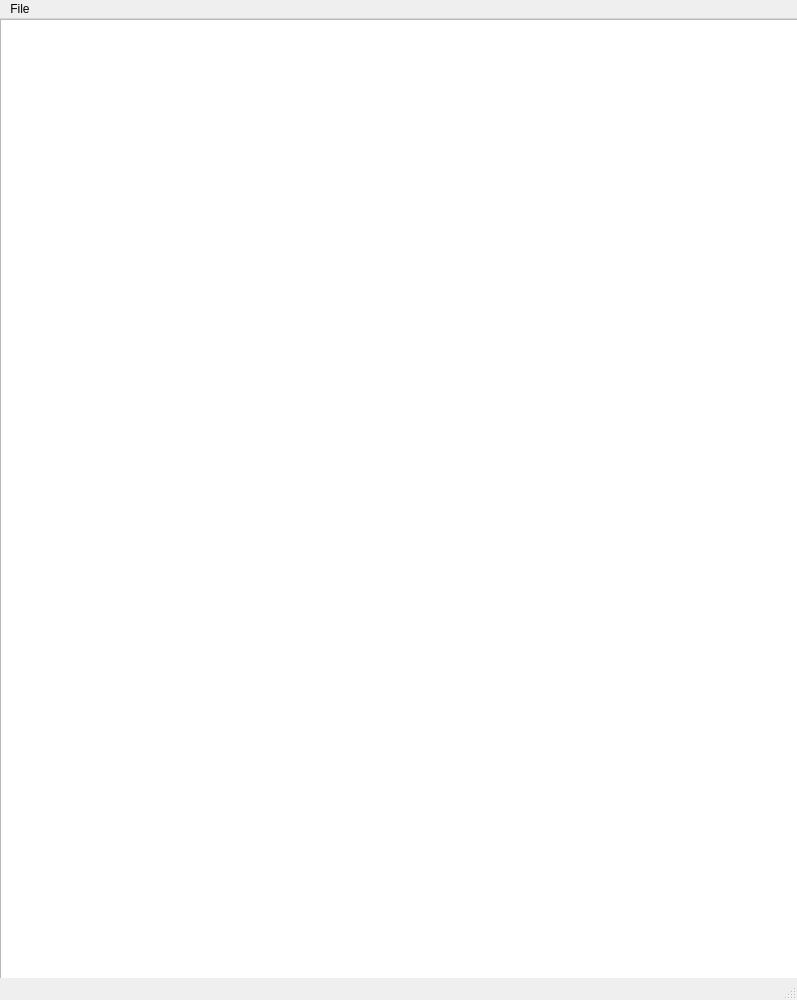
<?xml version="1.0" encoding="UTF-8"?>
<ui version="4.0">
 <class>SimpleExcelReader</class>
 <widget class="QMainWindow" name="SimpleExcelReader">
  <property name="geometry">
   <rect>
    <x>0</x>
    <y>0</y>
    <width>797</width>
    <height>1000</height>
   </rect>
  </property>
  <property name="windowTitle">
   <string>SimpleExcelReader</string>
  </property>
  <widget class="QWidget" name="centralwidget">
   <widget class="QTableWidget" name="tableWidget">
    <property name="geometry">
     <rect>
      <x>0</x>
      <y>0</y>
      <width>811</width>
      <height>1000</height>
     </rect>
    </property>
   </widget>
  </widget>
  <widget class="QMenuBar" name="menubar">
   <property name="geometry">
    <rect>
     <x>0</x>
     <y>0</y>
     <width>797</width>
     <height>22</height>
    </rect>
   </property>
   <widget class="QMenu" name="menuFile">
    <property name="title">
     <string>File</string>
    </property>
    <addaction name="actionOpen"/>
   </widget>
   <addaction name="menuFile"/>
  </widget>
  <widget class="QStatusBar" name="statusbar"/>
  <action name="actionOpen">
   <property name="text">
    <string>Open</string>
   </property>
  </action>
 </widget>
 <resources/>
 <connections/>
</ui>
